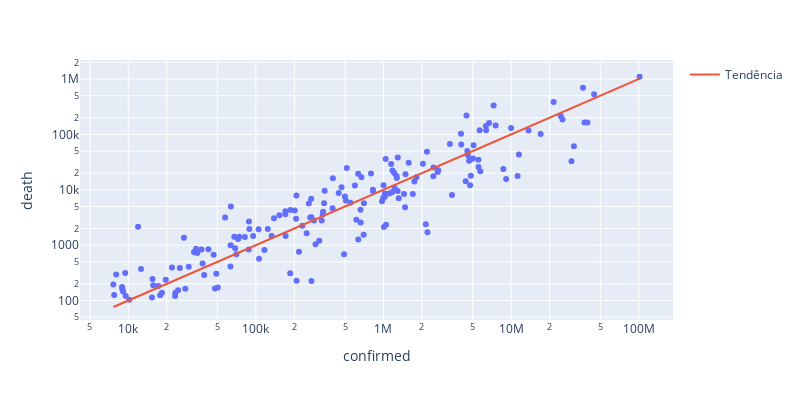

Source (notebook cell):
### Code cell
#fazendo copia do dataframe para não alterar o original
mortalidade2 = mortalidade.copy()
# removendo os países com poucos casos confirmados
mortalidade2 = mortalidade2[mortalidade2["confirmed"] > 1000]
# removendo os países com poucas mortes
mortalidade2 = mortalidade2[mortalidade2["death"] > 100]
# plotando mortes por casos confirmados com grafico scatter logaritmico
fig = px.scatter(mortalidade2, x="confirmed", y="death", hover_name="country", width=800, height=400, log_x=True, log_y=True)
# tracar uma reta de tendência
fig.add_traces(go.Scatter(x=mortalidade2["confirmed"], y=mortalidade2["confirmed"]*0.01, mode='lines', name='Tendência'))
fig.show()

### Figure 1 — Plotly figure (JSON) as saved in the notebook; plotly's stock layout.template omitted (floating-point values rounded to 4 significant figures; data arrays with more than 128 entries replaced by an {"elided": "..."} marker saying what was removed)
{"data": [{"hovertemplate": "<b>%{hovertext}</b><br><br>confirmed=%{x}<br>death=%{y}<extra></extra>", "hovertext": {"elided": "178 str values"}, "legendgroup": "", "marker": {"color": "#636efa", "symbol": "circle"}, "mode": "markers", "name": "", "orientation": "v", "showlegend": false, "type": "scatter", "x": {"elided": "178 int values"}, "xaxis": "x", "y": {"elided": "178 int values"}, "yaxis": "y"}, {"mode": "lines", "name": "Tendência", "type": "scatter", "x": {"elided": "178 int values"}, "y": {"elided": "178 float values"}}], "layout": {"height": 400, "legend": {"tracegroupgap": 0}, "margin": {"t": 60}, "width": 800, "xaxis": {"anchor": "y", "domain": [0, 1], "title": {"text": "confirmed"}, "type": "log"}, "yaxis": {"anchor": "x", "domain": [0, 1], "title": {"text": "death"}, "type": "log"}}}
